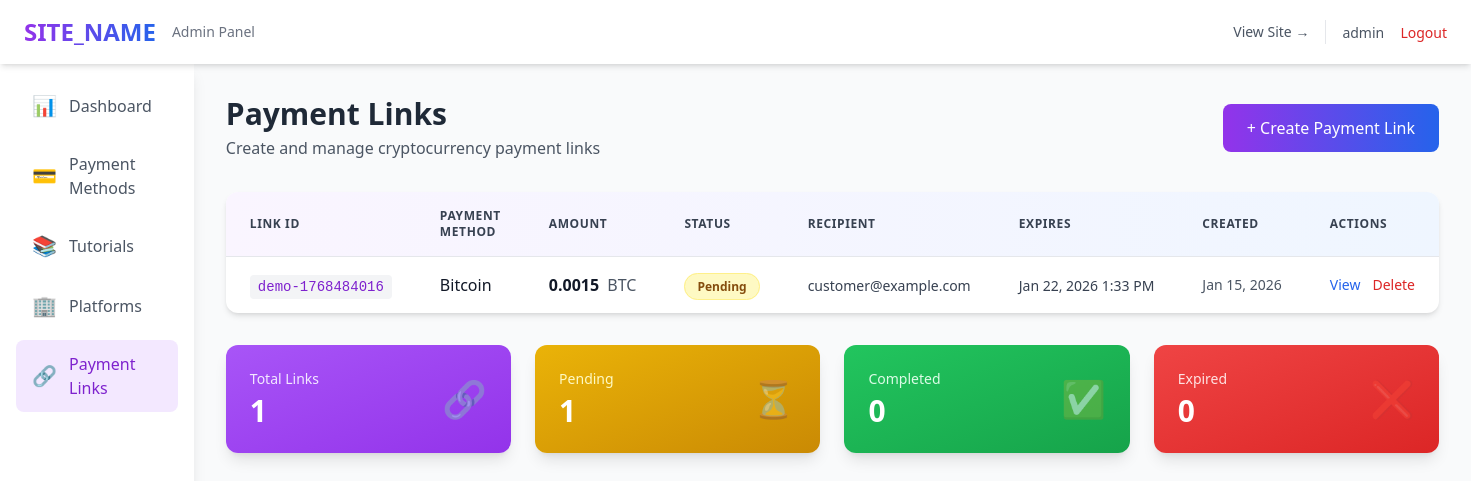
The page /admin/payment-links/index.php (signed in) on the database its author committed.
### tables this page shows
CREATE TABLE IF NOT EXISTS payment_links (
    id INT AUTO_INCREMENT PRIMARY KEY,
    unique_id VARCHAR(50) NOT NULL UNIQUE,
    payment_method_id INT NOT NULL,
    amount DECIMAL(18,8) NOT NULL,
    currency VARCHAR(20) NOT NULL,
    recipient_email VARCHAR(100) DEFAULT NULL,
    status ENUM('pending', 'completed', 'expired') DEFAULT 'pending',
    expires_at TIMESTAMP NULL,
    created_at TIMESTAMP DEFAULT CURRENT_TIMESTAMP,
    updated_at TIMESTAMP DEFAULT CURRENT_TIMESTAMP ON UPDATE CURRENT_TIMESTAMP,
    FOREIGN KEY (payment_method_id) REFERENCES payment_methods(id) ON DELETE CASCADE,
    INDEX idx_unique_id (unique_id),
    INDEX idx_status (status),
    INDEX idx_payment_method_id (payment_method_id)
);

CREATE TABLE IF NOT EXISTS payment_methods (
    id INT AUTO_INCREMENT PRIMARY KEY,
    name VARCHAR(100) NOT NULL,
    symbol VARCHAR(20) NOT NULL,
    logo_path VARCHAR(255) DEFAULT NULL,
    wallet_address VARCHAR(255) NOT NULL,
    qr_code_path VARCHAR(255) DEFAULT NULL,
    networks TEXT,
    description TEXT,
    display_order INT DEFAULT 0,
    is_active TINYINT(1) DEFAULT 1,
    created_at TIMESTAMP DEFAULT CURRENT_TIMESTAMP,
    updated_at TIMESTAMP DEFAULT CURRENT_TIMESTAMP ON UPDATE CURRENT_TIMESTAMP,
    INDEX idx_is_active (is_active),
    INDEX idx_display_order (display_order)
);

### includes/functions.php (called while the page is built, shortened)
<?php
function e($string) {
    return htmlspecialchars($string, ENT_QUOTES, 'UTF-8');
}
function format_date($date, $format = 'M d, Y') {
    return date($format, strtotime($date));
}
function format_datetime($datetime, $format = 'M d, Y g:i A') {
    return date($format, strtotime($datetime));
}

### admin/payment-links/index.php (the view, shortened to what this page needs)
<?php
require_once __DIR__ . '/../../includes/db.php';
require_once __DIR__ . '/../../includes/functions.php';
try {
    $stmt = $pdo->query("
        SELECT pl.*, pm.name as payment_method_name, pm.symbol as payment_method_symbol
        FROM payment_links pl
        LEFT JOIN payment_methods pm ON pl.payment_method_id = pm.id
        ORDER BY pl.created_at DESC
    ");
    $payment_links = $stmt->fetchAll();
} catch (PDOException $e) {
    error_log("Payment links fetch error: " . $e->getMessage());
    set_flash('error', 'Error loading payment links.');
    $payment_links = [];
}
?>
<!DOCTYPE html>
<html lang="en">
<head>
    <script src="https://cdn.tailwindcss.com"></script>
</head>
<body class="bg-gray-50">
    <?php require_once __DIR__ . '/../includes/nav.php'; ?>
    <div class="flex">
        <?php require_once __DIR__ . '/../includes/sidebar.php'; ?>
        <main class="flex-1 p-8">
            <div class="mb-8 flex items-center justify-between">
                <div>
                    <h1 class="text-3xl font-bold text-gray-800">Payment Links</h1>
                    <p class="text-gray-600 mt-1">Create and manage cryptocurrency payment links</p>
                </div>
                <a href="/admin/payment-links/create.php" class="px-6 py-3 bg-gradient-to-r from-purple-600 to-blue-600 text-white rounded-lg hover:shadow-lg transition font-medium">
                    + Create Payment Link
                </a>
            </div>
            <div class="bg-white rounded-xl shadow-md overflow-hidden">
                <?php if (empty($payment_links)): ?>
                    <div class="p-12 text-center">
                        <div class="text-6xl mb-4">🔗</div>
                        <h3 class="text-xl font-semibold text-gray-800 mb-2">No Payment Links Yet</h3>
                        <p class="text-gray-600 mb-6">Create your first payment link to start accepting cryptocurrency payments.</p>
                        <a href="/admin/payment-links/create.php" class="inline-block px-6 py-3 bg-gradient-to-r from-purple-600 to-blue-600 text-white rounded-lg hover:shadow-lg transition font-medium">
                            Create Your First Link
                        </a>
                    </div>
                <?php else: ?>
                    <div class="overflow-x-auto">
                        <table class="w-full">
                            <thead class="bg-gradient-to-r from-purple-50 to-blue-50 border-b border-gray-200">
                                <tr>
                                    <th class="px-6 py-4 text-left text-xs font-semibold text-gray-700 uppercase tracking-wider">Link ID</th>
                                    <th class="px-6 py-4 text-left text-xs font-semibold text-gray-700 uppercase tracking-wider">Payment Method</th>
                                    <th class="px-6 py-4 text-left text-xs font-semibold text-gray-700 uppercase tracking-wider">Amount</th>
                                    <th class="px-6 py-4 text-left text-xs font-semibold text-gray-700 uppercase tracking-wider">Status</th>
                                    <th class="px-6 py-4 text-left text-xs font-semibold text-gray-700 uppercase tracking-wider">Recipient</th>
                                    <th class="px-6 py-4 text-left text-xs font-semibold text-gray-700 uppercase tracking-wider">Expires</th>
                                    <th class="px-6 py-4 text-left text-xs font-semibold text-gray-700 uppercase tracking-wider">Created</th>
                                    <th class="px-6 py-4 text-left text-xs font-semibold text-gray-700 uppercase tracking-wider">Actions</th>
                                </tr>
                            </thead>
                            <tbody class="divide-y divide-gray-200">
                                <?php foreach ($payment_links as $link): ?>
                                    <tr class="hover:bg-gray-50 transition">
                                        <td class="px-6 py-4 whitespace-nowrap">
                                            <code class="px-2 py-1 bg-gray-100 text-purple-700 rounded text-sm font-mono"><?= e($link['unique_id']) ?></code>
                                        </td>
                                        <td class="px-6 py-4 whitespace-nowrap">
                                            <div class="flex items-center">
                                                <span class="font-medium text-gray-900"><?= e($link['payment_method_name'] ?? 'N/A') ?></span>
                                            </div>
                                        </td>
                                        <td class="px-6 py-4 whitespace-nowrap">
                                            <span class="font-semibold text-gray-900"><?= e(rtrim(rtrim(number_format($link['amount'], 8, '.', ''), '0'), '.')) ?></span>
                                            <span class="text-gray-600 ml-1"><?= e($link['currency']) ?></span>
                                        </td>
                                        <td class="px-6 py-4 whitespace-nowrap">
                                            <?php
                                            $status_colors = [
                                                'pending' => 'bg-yellow-100 text-yellow-800 border-yellow-200',
                                                'completed' => 'bg-green-100 text-green-800 border-green-200',
                                                'expired' => 'bg-red-100 text-red-800 border-red-200'
                                            ];
                                            $status_class = $status_colors[$link['status']] ?? 'bg-gray-100 text-gray-800 border-gray-200';
                                            ?>
                                            <span class="px-3 py-1 rounded-full text-xs font-semibold border <?= $status_class ?>">
                                                <?= e(ucfirst($link['status'])) ?>
                                            </span>
                                        </td>
                                        <td class="px-6 py-4 whitespace-nowrap">
                                            <?php if ($link['recipient_email']): ?>
                                                <span class="text-gray-700 text-sm"><?= e($link['recipient_email']) ?></span>
                                            <?php else: ?>
                                                <span class="text-gray-400 text-sm italic">Not specified</span>
                                            <?php endif; ?>
                                        </td>
                                        <td class="px-6 py-4 whitespace-nowrap">
                                            <?php if ($link['expires_at']): ?>
                                                <span class="text-gray-700 text-sm"><?= format_datetime($link['expires_at']) ?></span>
                                            <?php else: ?>
                                                <span class="text-gray-400 text-sm italic">Never</span>
                                            <?php endif; ?>
                                        </td>
                                        <td class="px-6 py-4 whitespace-nowrap text-sm text-gray-600">
                                            <?= format_date($link['created_at']) ?>
                                        </td>
                                        <td class="px-6 py-4 whitespace-nowrap text-sm">
                                            <div class="flex items-center space-x-3">
                                                <a href="/admin/payment-links/view.php?id=<?= $link['id'] ?>" class="text-blue-600 hover:text-blue-800 font-medium transition">
                                                    View
                                                </a>
                                                <form method="POST" class="inline" onsubmit="return confirm('Are you sure you want to delete this payment link?');">
                                                    <button type="submit" class="text-red-600 hover:text-red-800 font-medium transition">
                                                        Delete
                                                    </button>
                                                </form>
                                            </div>
                                        </td>
                                    </tr>
                                <?php endforeach; ?>
                            </tbody>
                        </table>
                    </div>
                <?php endif; ?>
            </div>
            <?php if (!empty($payment_links)):
                $total_links = count($payment_links);
                $pending_count = count(array_filter($payment_links, fn($l) => $l['status'] === 'pending'));
                $completed_count = count(array_filter($payment_links, fn($l) => $l['status'] === 'completed'));
                $expired_count = count(array_filter($payment_links, fn($l) => $l['status'] === 'expired'));
            ?>
            <div class="grid grid-cols-1 md:grid-cols-4 gap-6 mt-8">
                <div class="bg-gradient-to-br from-purple-500 to-purple-600 rounded-xl shadow-lg p-6 text-white">
                    <div class="flex items-center justify-between">
                        <div>
                            <p class="text-purple-100 text-sm">Total Links</p>
                            <p class="text-3xl font-bold mt-1"><?= $total_links ?></p>
                        </div>
                        <div class="text-4xl opacity-50">🔗</div>
                    </div>
                </div>
                <div class="bg-gradient-to-br from-yellow-500 to-yellow-600 rounded-xl shadow-lg p-6 text-white">
                    <div class="flex items-center justify-between">
                        <div>
                            <p class="text-yellow-100 text-sm">Pending</p>
                            <p class="text-3xl font-bold mt-1"><?= $pending_count ?></p>
                        </div>
                        <div class="text-4xl opacity-50">⏳</div>
                    </div>
                </div>
                <div class="bg-gradient-to-br from-green-500 to-green-600 rounded-xl shadow-lg p-6 text-white">
                    <div class="flex items-center justify-between">
                        <div>
                            <p class="text-green-100 text-sm">Completed</p>
                            <p class="text-3xl font-bold mt-1"><?= $completed_count ?></p>
                        </div>
                        <div class="text-4xl opacity-50">✅</div>
                    </div>
                </div>
                <div class="bg-gradient-to-br from-red-500 to-red-600 rounded-xl shadow-lg p-6 text-white">
                    <div class="flex items-center justify-between">
                        <div>
                            <p class="text-red-100 text-sm">Expired</p>
                            <p class="text-3xl font-bold mt-1"><?= $expired_count ?></p>
                        </div>
                        <div class="text-4xl opacity-50">❌</div>
                    </div>
                </div>
            </div>
            <?php endif; ?>
        </main>
    </div>
</body>
</html>

### rows shown on the page
payment_links: unique "demo-1768484016", payment_method.name "Bitcoin", amount "0.0015", currency "BTC", status "Pending", recipient_email "customer@example.com", expires_at "Jan 22, 2026 1:33 PM", created_at "Jan 15, 2026", status "1", status "0"

### other values the page prints
$_SESSION['admin_username'] "admin"
$total_links "1"
